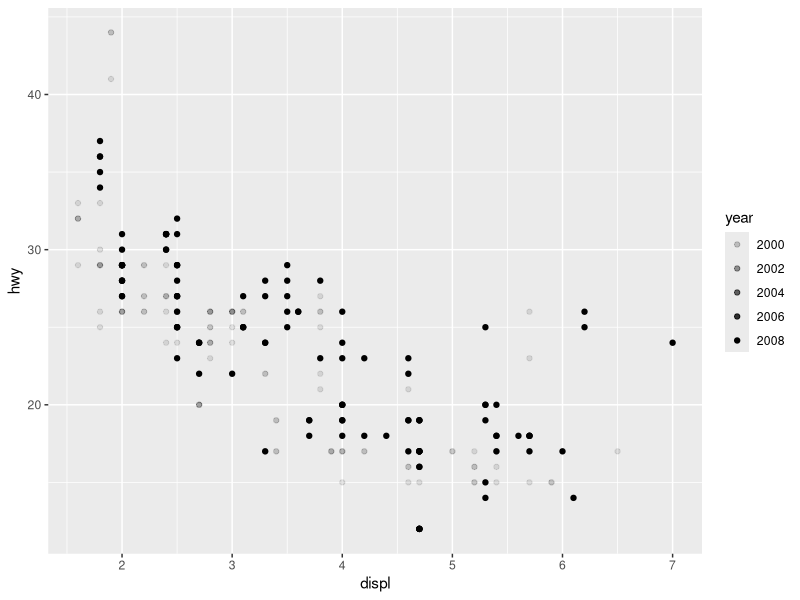
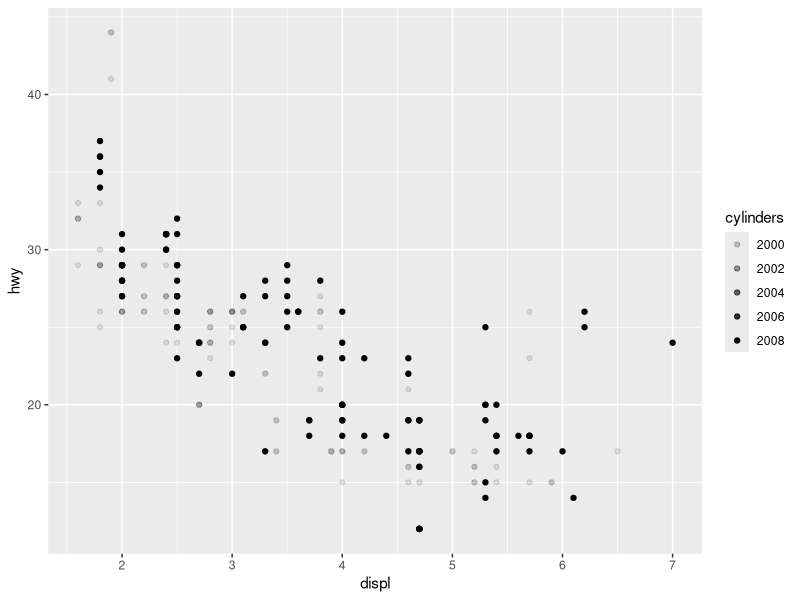
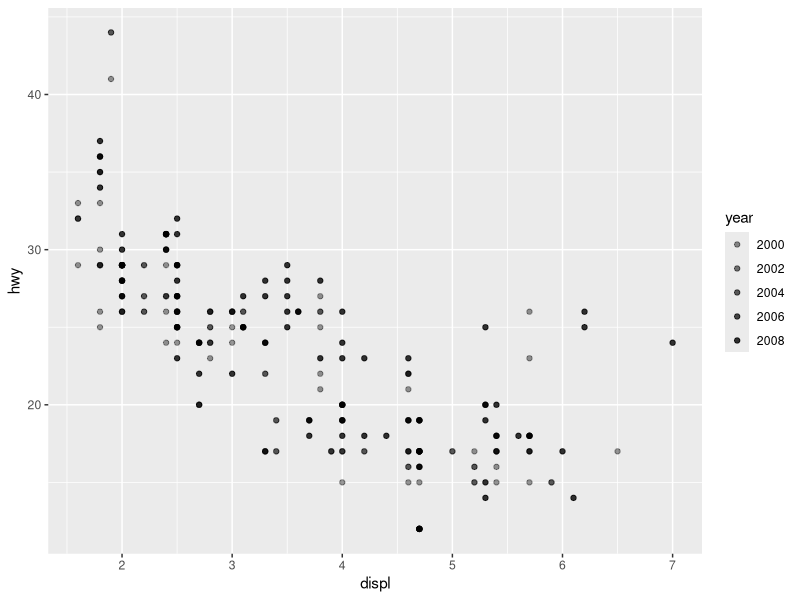

Here is the R script that generated these plots, in order:
library(ggplot2)


### Name: scale_alpha
### Title: Alpha transparency scales
### Aliases: scale_alpha scale_alpha_continuous scale_alpha_discrete
###   scale_alpha_ordinal scale_alpha_datetime scale_alpha_date

### ** Examples

p <- ggplot(mpg, aes(displ, hwy)) +
  geom_point(aes(alpha = year))

p
p + scale_alpha("cylinders")
p + scale_alpha(range = c(0.4, 0.8))
